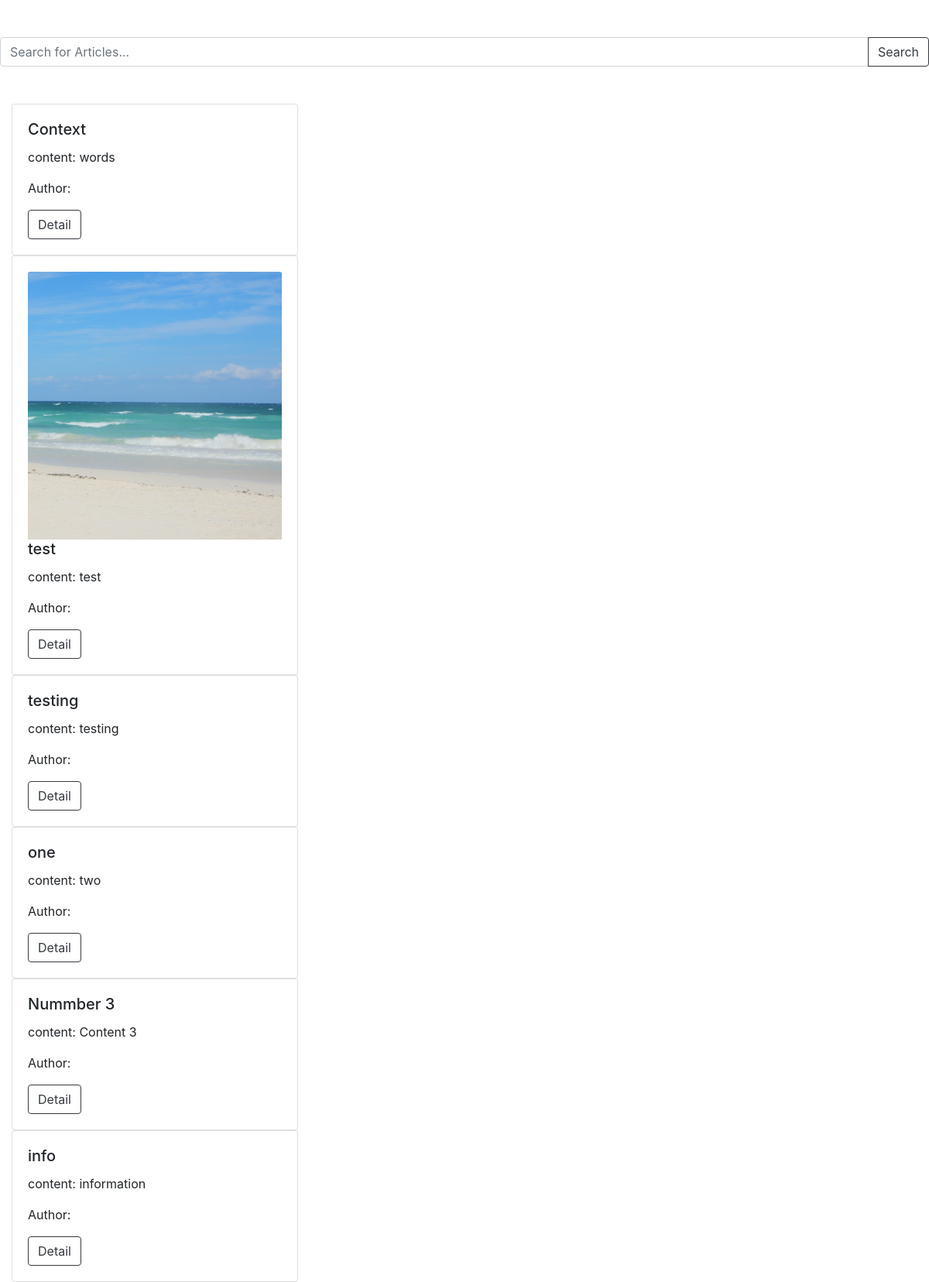
Screenshot of /home/list/ with the database file from the repository.
### post/models.py (models this page shows, shortened)
class Post(models.Model):
    author = models.ForeignKey(User, on_delete=models.CASCADE, default=1)
    title = models.CharField(max_length=255)
    photo = models.ImageField(null=True, blank=True)
    content = models.TextField()
    updated = models.DateTimeField(auto_now=True, auto_now_add=False)
    created = models.DateTimeField(auto_now=False, auto_now_add=True)

### post/views.py (the view, shortened to what this page needs)
# urls.py: path('list/', views.post_list, name = 'list'),
def post_list(request):
	object_list = Post.objects.all()
	query = request.GET.get('search')
	context = {
	"posts" : object_list
	}
	return render(request, 'list.html', context)

### post/templates/list.html (shortened to what this page needs)
{% extends "base.html" %}
{% block content %}
<br><br>
<form action="{% url 'list' %}" method= "GET" class="input-group">
	<input type="text" name="search" placeholder="Search for Articles..." class="form-control" value="{{request.GET.search}}">
	<div class="input-group-append">
		<input type="submit" value="Search" class="btn btn-outline-dark">
	</div>
</form>
<br><br>
 {% for wow in posts %}
  <div class="col-sm-6 col-md-4">
		<div class="card">
		  <div class="card-body">
		  	{% if wow.photo %}
		  		<img class= "card-img-top" src="{{wow.photo.url}}" alt="Ariticle image">
		  	{% endif %}
		    <h5 class="card-title">{{wow.title}}</h5>
		    <p class="card-text">content: {{wow.content}}</p>
		    <p class="card-text">Author: {{object.author}}</p>
		    <a href="{% url 'detail' post_id=wow.id %}" class="btn btn-outline-dark">Detail</a>
		</div>
	</div>
</div>
{% endfor %}
{% endblock content %}

### post/templates/base.html (shortened to what this page needs)
<!DOCTYPE html>
<html>
<head>
	<link rel="stylesheet" href="https://maxcdn.bootstrapcdn.com/bootstrap/4.0.0-beta.3/css/bootstrap.min.css">
	<link href="https://maxcdn.bootstrapcdn.com/font-awesome/4.7.0/css/font-awesome.min.css" rel="stylesheet">
	<link rel="stylesheet"
</head>
<body>
{% block content %}
{% endblock content %}
</body>
</html>

### rows the page displays
Post: title "Context", content "words"
Post: photo (picture), title "test", content "test"
Post: title "testing", content "testing"
Post: title "one", content "two"
Post: title "Nummber 3", content "Content 3"
Post: title "info", content "information"
